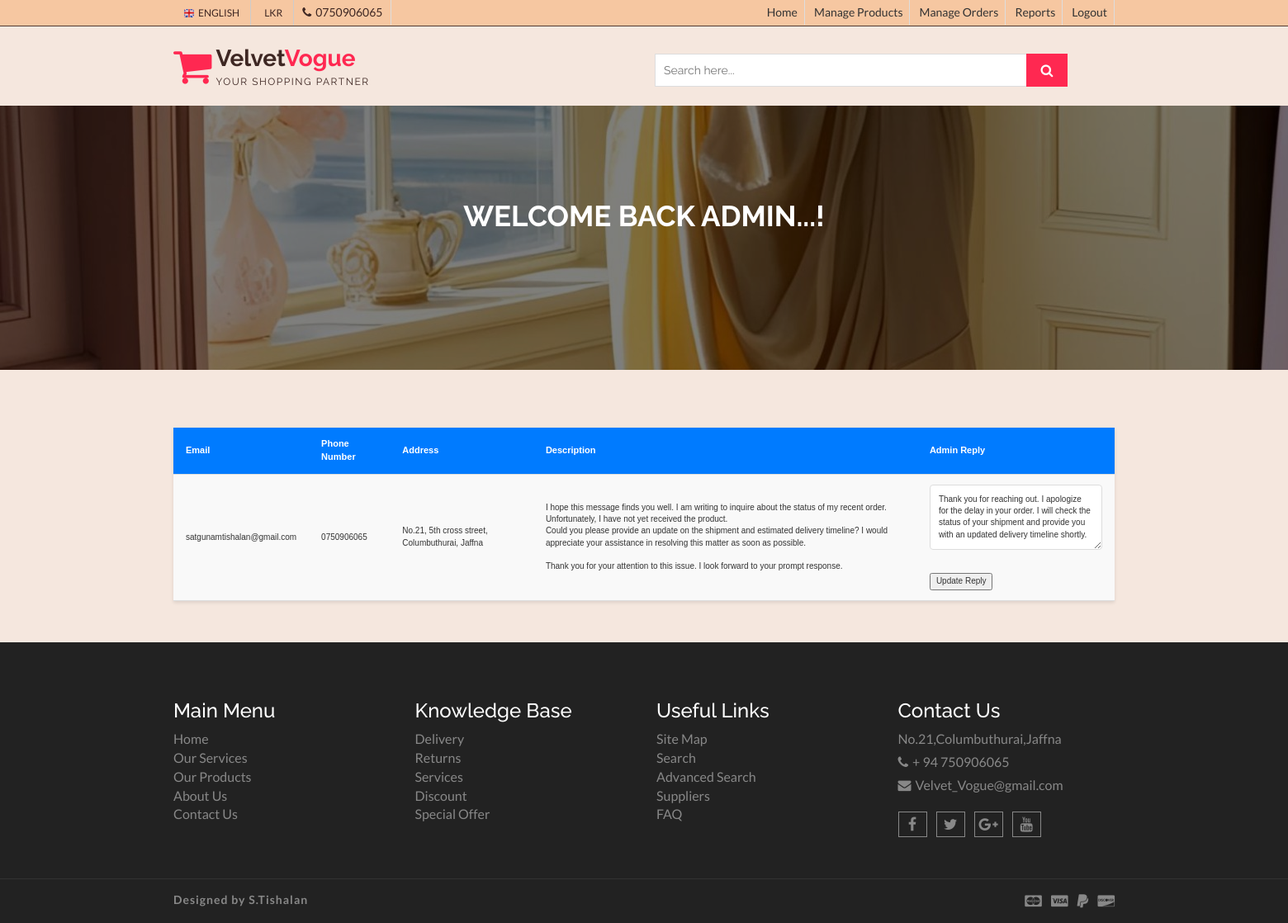
Page /Admindb/manage_contact.php on the committed database.
### tables this page shows
CREATE TABLE IF NOT EXISTS `contact_us` (
  `contact_ID` int NOT NULL AUTO_INCREMENT,
  `user_id` int DEFAULT NULL,
  `email` varchar(200) DEFAULT NULL,
  `phone_number` varchar(30) DEFAULT NULL,
  `address` varchar(200) DEFAULT NULL,
  `description` text,
  `admin_reply` varchar(200) DEFAULT 'Pending',
  PRIMARY KEY (`contact_ID`),
  KEY `user_id` (`user_id`)
);

### Admindb/manage_contact.php (the view, shortened to what this page needs)
<!DOCTYPE html>
<html lang="en">
  <head>
    <link href="css/font-awesome.css" rel="stylesheet">
    <link href="css/bootstrap.css" rel="stylesheet">
    <link href="css/jquery.smartmenus.bootstrap.css" rel="stylesheet">
    <link rel="stylesheet" type="text/css" href="css/jquery.simpleLens.css">
    <link rel="stylesheet" type="text/css" href="css/slick.css">
    <link rel="stylesheet" type="text/css" href="css/nouislider.css">
    <link id="switcher" href="css/theme-color/default-theme.css" rel="stylesheet">
    <link href="css/sequence-theme.modern-slide-in.css" rel="stylesheet" media="all">
    <link href="css/style.css" rel="stylesheet">
    <link href="css/theme-color/pink-theme.css" rel="stylesheet">
  </head>
  <body>
  <header id="aa-header">
    <div class="aa-header-top">
      <div class="container">
        <div class="row">
          <div class="col-md-12">
            <div class="aa-header-top-area">
              <div class="aa-header-top-left">
                <div class="aa-language">
                  <div class="dropdown">
                    <a class="btn dropdown-toggle" href="#" type="button" id="dropdownMenu1" data-toggle="dropdown" aria-haspopup="true" aria-expanded="true">
                      <img src="img/flag/english.jpg" alt="english flag">ENGLISH
                    </a>
                  </div>
                </div>
                <div class="aa-currency">
                  <div class="dropdown">
                    <a class="btn dropdown-toggle" href="#" type="button" id="dropdownMenu1" data-toggle="dropdown" aria-haspopup="true" aria-expanded="true">
                      <i class="fa fa-LKR"></i>LKR
                    </a>
                  </div>
                </div>
                <div class="cellphone hidden-xs">
                  <p><span class="fa fa-phone"></span>0750906065</p>
                </div>
              </div>
              <div class="aa-header-top-right">
                <ul class="aa-head-top-nav-right">
                  <li class="hidden-xs"><a href="Admindb.php">Home</a></li>
                  <li class="hidden-xs"><a href="index.php">Manage Products</a></li>
                  <li class="hidden-xs"><a href="manage_order.php">Manage Orders</a></li>
                  <li class="hidden-xs"><a href="manage_contact.php">Reports</a></li>
                  <li class="hidden-xs"><a href="dailyShop/login.php">Logout</a></li>
                  </ul>
                   </div>
            </div>
          </div>
        </div>
      </div>
    </div>
    <div class="aa-header-bottom">
      <div class="container">
        <div class="row">
          <div class="col-md-12">
            <div class="aa-header-bottom-area">
              <div class="aa-logo">
                <a href="index.html">
                  <span class="fa fa-shopping-cart"></span>
                  <p>Velvet<strong>Vogue</strong> <span>Your Shopping Partner</span></p>
                </a>
              </div>
              <div class="aa-search-box">
                <form action="">
                  <input type="text" name="" id="" placeholder="Search here... ">
                  <button type="submit"><span class="fa fa-search"></span></button>
                </form>
              </div>
            </div>
          </div>
        </div>
      </div>
    </div>
  </header>
  <section id="aa-catg-head-banner">
    <img src="img\admin2.jpg" alt="fashion img">
    <div class="aa-catg-head-banner-area">
     <div class="container">
      <div class="aa-catg-head-banner-content">
        <h2>Welcome back Admin...!</h2>
        <ol class="breadcrumb">
        </ol>
      </div>
     </div>
   </div>
  </section>
 <section id="checkout">
   <div class="container">
     <div class="row">
       <div class="col-md-12">
        <div class="checkout-area">
        <?php
$con = mysqli_connect("localhost", "root", "", "Velvet_vogue");
$sql = "SELECT contact_ID, email, phone_number, address, description, admin_reply FROM contact_us ORDER BY contact_ID DESC";
if ($stmt = $con->prepare($sql)) {
    $stmt->execute();
    $result = $stmt->get_result();
    if ($result->num_rows > 0) {
        $contact_details = $result;
    } else {
        $error_message = "No inquiries found.";
    }
} else {
    $error_message = "Error retrieving inquiries: " . $con->error;
}
?>
<table>
    <thead>
        <tr>
            <th>Email</th>
            <th>Phone Number</th>
            <th>Address</th>
            <th>Description</th>
            <th>Admin Reply</th>
        </tr>
    </thead>
    <tbody>
        <?php if ($contact_details && $contact_details->num_rows > 0): ?>
            <?php while ($row = $contact_details->fetch_assoc()): ?>
                <tr>
                    <td><?php echo htmlspecialchars($row['email']); ?></td>
                    <td><?php echo htmlspecialchars($row['phone_number']); ?></td>
                    <td><?php echo htmlspecialchars($row['address']); ?></td>
                    <td><?php echo nl2br(htmlspecialchars($row['description'])); ?></td>
                    <td>
                        <form action="manage_contact.php" method="POST">
                            <textarea name="admin_reply" rows="4" cols="50"><?php echo htmlspecialchars($row['admin_reply']); ?></textarea>
                            <br><br>
                            <button type="submit" name="update_reply">Update Reply</button>
                        </form>
                    </td>
                </tr>
            <?php endwhile; ?>
        <?php else: ?>
            <tr>
                <td colspan="6">No inquiries available.</td>
            </tr>
        <?php endif; ?>
    </tbody>
</table>
         </div>
       </div>
     </div>
   </div>
 </section>
 <footer id="aa-footer">
    <div class="aa-footer-top">
     <div class="container">
        <div class="row">
        <div class="col-md-12">
          <div class="aa-footer-top-area">
            <div class="row">
              <div class="col-md-3 col-sm-6">
                <div class="aa-footer-widget">
                  <h3>Main Menu</h3>
                  <ul class="aa-footer-nav">
                    <li><a href="#">Home</a></li>
                    <li><a href="#">Our Services</a></li>
                    <li><a href="#">Our Products</a></li>
                    <li><a href="#">About Us</a></li>
                    <li><a href="#">Contact Us</a></li>
                  </ul>
                </div>
              </div>
              <div class="col-md-3 col-sm-6">
                <div class="aa-footer-widget">
                  <div class="aa-footer-widget">
                    <h3>Knowledge Base</h3>
                    <ul class="aa-footer-nav">
                      <li><a href="#">Delivery</a></li>
                      <li><a href="#">Returns</a></li>
                      <li><a href="#">Services</a></li>
                      <li><a href="#">Discount</a></li>
                      <li><a href="#">Special Offer</a></li>
                    </ul>
                  </div>
                </div>
              </div>
              <div class="col-md-3 col-sm-6">
                <div class="aa-footer-widget">
                  <div class="aa-footer-widget">
                    <h3>Useful Links</h3>
                    <ul class="aa-footer-nav">
                      <li><a href="#">Site Map</a></li>
                      <li><a href="#">Search</a></li>
                      <li><a href="#">Advanced Search</a></li>
                      <li><a href="#">Suppliers</a></li>
                      <li><a href="#">FAQ</a></li>
                    </ul>
                  </div>
                </div>
              </div>
              <div class="col-md-3 col-sm-6">
                <div class="aa-footer-widget">
                  <div class="aa-footer-widget">
                    <h3>Contact Us</h3>
                    <address>
                      <p> No.21,Columbuthurai,Jaffna</p>
                      <p><span class="fa fa-phone"></span>+ 94 750906065</p>
                      <p><span class="fa fa-envelope"></span>Velvet_Vogue@gmail.com</p>
                    </address>
                    <div class="aa-footer-social">
                      <a href="#"><span class="fa fa-facebook"></span></a>
                      <a href="#"><span class="fa fa-twitter"></span></a>
                      <a href="#"><span class="fa fa-google-plus"></span></a>
                      <a href="#"><span class="fa fa-youtube"></span></a>
                    </div>
                  </div>
                </div>
              </div>
            </div>
          </div>
        </div>
      </div>
     </div>
    </div>
    <div class="aa-footer-bottom">
      <div class="container">
        <div class="row">
        <div class="col-md-12">
          <div class="aa-footer-bottom-area">
            <p>Designed by <a href="http://www.markups.io/">S.Tishalan</a></p>
            <div class="aa-footer-payment">
              <span class="fa fa-cc-mastercard"></span>
              <span class="fa fa-cc-visa"></span>
              <span class="fa fa-paypal"></span>
              <span class="fa fa-cc-discover"></span>
            </div>
          </div>
        </div>
      </div>
      </div>
    </div>
  </footer>
  </body>
</html>

### Admindb/css/theme-color/default-theme.css (style rules this page uses)
h2 { color: #ff6666; }
#aa-header .aa-header-bottom .aa-header-bottom-area .aa-logo a > span { color: #ff6666; }
#aa-header .aa-header-bottom .aa-header-bottom-area .aa-logo a strong { color: #ff6666; }
#aa-header .aa-header-bottom .aa-header-bottom-area .aa-search-box button { background-color: #ff6666; }

### Admindb/css/theme-color/pink-theme.css (style rules this page uses)
h2 { color: #ff2851; }
#aa-header .aa-header-bottom .aa-header-bottom-area .aa-logo a > span { color: #ff2851; }
#aa-header .aa-header-bottom .aa-header-bottom-area .aa-logo a strong { color: #ff2851; }
#aa-header .aa-header-bottom .aa-header-bottom-area .aa-search-box button { background-color: #ff2851; }

### Admindb/manage_contact.php (style rules this page uses)
table { width: 100%; border-collapse: collapse; margin-top: 20px; font-family: 'Arial', sans-serif; background-color: #f9f9f9; box-shadow: 0 2px 4px rgba(0, 0, 0, 0.1); }
thead { background-color: #007bff; color: #fff; }
th, td { padding: 12px 15px; text-align: left; border-bottom: 1px solid #ddd; }
th { font-weight: 600; font-size: 1.1rem; }
td { font-size: 1rem; color: #333; }
textarea { width: 100%; padding: 10px; border: 1px solid #ddd; border-radius: 4px; margin-bottom: 10px; font-size: 1rem; }

### rows in the picture
contact_us: email "satgunamtishalan@gmail.com", phone_number "0750906065", address "No.21, 5th cross street, Columbuthurai, Jaffna", description "I hope this message finds you well. I am writing to inquire about the status of my recent order. Unfortunately, I have not yet received the product. Could you please provide an update on the shipment and estimated delivery timeline? I would appreciate your assistance in resolving this matter as soon as possible. Thank you for your attention to this issue. I look forward to your prompt response.", admin_reply "Thank you for reaching out. I apologize for the delay in your order. I will check the status of your shipment and provide you with an updated delivery timeline shortly."
